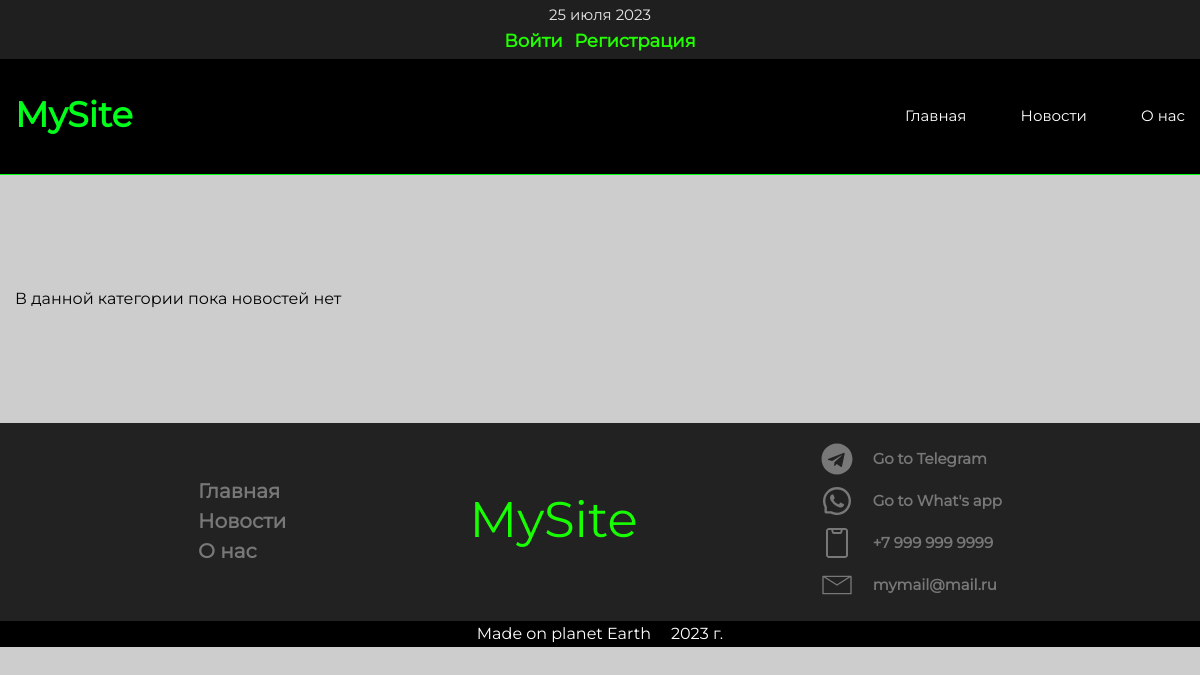
The page /news/all_cats/3/ on the database as committed earlier.
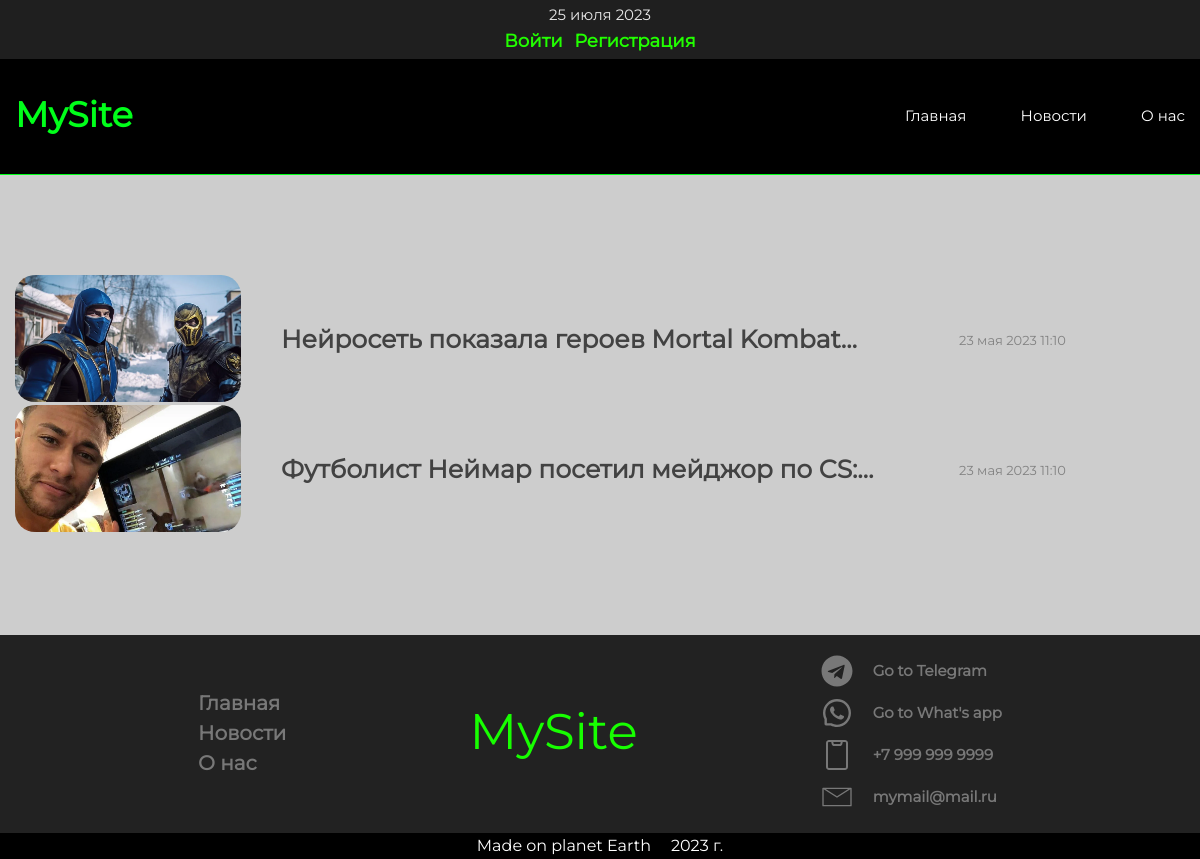
The same page on the database as committed later.
### app_news/models.py (models this page shows, shortened)
class News(models.Model):
    author = models.ForeignKey(User, on_delete=models.CASCADE, verbose_name='Автор', null=True)
    title = models.CharField(max_length=300, verbose_name='Название')
    descr = models.TextField(verbose_name='Новость')
    link_new = models.CharField(verbose_name='Ссылка на источник', max_length=500)
    sourse_new = models.CharField(max_length=300, verbose_name='Источник новости')
    created = models.DateTimeField(default=datetime.now(), verbose_name='Дата создания')
    updated = models.DateTimeField(default=datetime.now(), verbose_name='Дата обновления')
    category_new = models.ForeignKey('Category', on_delete=models.PROTECT, verbose_name='Категория', related_name='cats')
    image = models.ImageField(upload_to='img_news/%Y/%m/%d/', verbose_name='Фото новостей', null=True, blank=True)
    class Meta:
        ordering = ['-created']
        verbose_name = 'Новость'
        verbose_name_plural = 'Новости'

### app_news/views.py (the view)
# urls.py: path('all_cats/<int:pk>/', NewsByCategoryView.as_view(), name='all_cats'),
class NewsByCategoryView(ListView):
    template_name = 'app_news/category.html'
    model = News
    context_object_name = 'cats'
    def get_queryset(self):
        return News.objects.filter(category_new_id=self.kwargs['pk'])
    def get_context_data(self, **kwargs):
        context = super().get_context_data(**kwargs)
        context['category'] = Category.objects.all()
        return context

### app_news/templates/app_news/category.html (shortened to what this page needs)
{% extends 'index/base.html' %}
{% load static %}
{% block content %}
<section class="category">
    <div class="container">
        {% if cats %}
        {% for cat in cats  %}
            <div class="category__new">
                {% if cat.image %}
                <div class="category__pic">
                    <a href="{% url 'news_detail' pk=cat.pk %}" class="category__img-link link">
                        <img src="{{cat.image.url}}" alt="" class="category__img">
                    </a>
                </div>
                {% endif %}
                <div class="category__heading-link">
                    <a href="{% url 'news_detail' pk=cat.pk %}" class="category__link link">{{cat.title|truncatechars:"40"}}</a>
                </div>
                <div class="category__date-span">
                    <span class="category_date">{{cat.created|date:"d E Y H:i"}}</span>
                </div>
            </div>
            {% endfor %}
        </div>
        {% else %}
        <p class="category__not-news">
            В данной категории пока новостей нет
        </p>
        {% endif %}
    </div>
</section>
{% endblock content %}

### index/templates/index/base.html (shortened to what this page needs)
{% load static %}
{% load cache %}
<!DOCTYPE html>
<html lang="en">
<head>
    <link rel="stylesheet" href="https://cdn.jsdelivr.net/npm/swiper@9/swiper-bundle.min.css"/>
    <link rel="stylesheet" href="{% static 'index/css/index.css' %}">
    <link rel="stylesheet" href="{% static 'index/css/media.css' %}">
</head>
<body>
    {% block header %}
    <header class="header">
        <div class="header__top">
            <div class="container">
                <div class="header__top-info">
                    <div class="header__date-block">
                        <span class="header__date">{% now 'j E Y' %}</span>
                    </div>
                    <div class="header__user-block">
                        {% if request.user.is_authenticated %}
                        {% if request.user.profile.avatar %}
                        <img src="{{request.user.profile.avatar.url}}" alt="{{request.user.username}}" class="header__photo">
                        {% else %}
                            <img src="{% static 'index/img/icon-user.png' %}" alt="{{account.user.username}}" class="header__photo">
                        {% endif %}
                            <a href="{% url 'account' pk=request.user.pk %}" class="header__user-link link">{{request.user.username}}</a>
                            <a href="{% url 'logout' %}" class="header__user-link link">Выход</a>
                        {% else %}
                            <a href="{% url 'login' %}" class="header__user-link link">Войти</a>
                            <a href="{% url 'register' %}" class="header__user-link link">Регистрация</a>
                        {% endif %}
                    </div>
                </div>
            </div>
        </div>
        <div class="header__bottom">
            <div class="container">
                <div class="header__bottom__nav-block">
                    <a href="/" class="header__bottom-logo link">MySite</a>
                    <div class="header__burger-menu">
                        <nav id="menu" class="header__bottom-nav">
                            <a href="/" class="header__bottom-nav-link link">Главная</a>
                            <a href="{% url 'all_news' %}" class="header__bottom-nav-link link">Новости</a>
                            <a href="/" class="header__bottom-nav-link link">О нас</a>
                        </nav>
                    </div>
                </div>
            </div>
        </div>
    </header>
    {% endblock header %}
    {% block content %}{% endblock content %}
    {% block footer %}
         <footer class="footer">
            <div class="footer__top">
                <div class="container">
                   <div class="footer__top-all">
                        <div class="footer__top-nav-block">
                            <nav class="footer_top-nav">
                                <a href="/" class="footer__top-nav-link link">Главная</a>
                                <a href="{% url 'all_news' %}" class="footer__top-nav-link link">Новости</a>
                                <a href="#" class="footer__top-nav-link link">О нас</a>
                            </nav>
                        </div>
                        <div class="footer__top-logo-block">
                            <a href="" class="footer__top-logo link">MySite</a>
                        </div>
                        <div class="footer__top-contact-bloc">
                            <ul class="footer__top-list list">
                                <li class="footer__top-list-item">
                                    <a href="https://web.telegram.org/k/" class="footer__top-contact-link link tg" target="_blank">
                                        Go to Telegram
                                    </a>
                                </li>
                                <li class="footer__top-list-item">
                                    <a href="https://www.whatsapp.com/?lang=ru" class="footer__top-contact-link link wa" target="_blank">
                                        Go to What's app
                                    </a>
                                </li>
                                <li class="footer__top-list-item">
                                    <a href="tel:+79999999999" class="footer__top-contact-link link phone">
                                        +7 999 999 9999
                                    </a>
                                </li>
                                <li class="footer__top-list-item">
                                    <a href="mailto:mymail@mail.ru" class="footer__top-contact-link link email">
                                        <svg class="footer__svg" width="32" height="32" viewBox="0 0 24 24" xmlns="http://www.w3.org/2000/svg"><g id="Layer_1" data-name="Layer 1"><path d="m22.5 5h-21a.5.5 0 0 0 -.5.5v13a.5.5 0 0 0 .5.5h21a.5.5 0 0 0 .5-.5v-13a.5.5 0 0 0 -.5-.5zm-2 1-8.5 5.407-8.5-5.407zm-18.5 12v-11.771l10 6.364 10-6.364v11.771z"/></g></svg>
                                        mymail@mail.ru
                                    </a>
                                </li>
                            </ul>
                        </div>
                   </div>
                </div>
            </div>
            <div class="footer__bottom">
                <div class="container">
                    <div class="date" style="text-align: center;">
                        <p class="made">Made on planet Earth</p>
                        <span class="date_time">{% now 'Y' %} г.</span>
                    </div>
                </div>
            </div>
        </footer>
    {% endblock footer %}
</body>
</html>

### index/static/index/css/index.css (style rules this page uses)
body { margin: 0; min-width: 320px; background-color: #cdcdcd; font-family: 'Montserrat', sans-serif; }
.container { margin: 0 auto; padding-left: 15px; padding-right: 15px; max-width: 1440px; }
.link { display: inline-block; text-decoration: none; }
.list { margin: 0; padding: 0; list-style: none; }
.header { background: #000000; border-bottom: 1px solid #00ff1a; }
.header__top { padding: 8px 0; background-color: #1f1f1f; }
.header__top-info { display: flex; align-items: center; flex-direction: column; flex-wrap: wrap; }
.header__date-block { display: flex; align-items: center; justify-content: center; margin-bottom: 10px; width: 100%; }
.header__date { font-size: 15px; line-height: 100%; font-weight: 400; color: #e8e8e8; }
.header__user-block { display: flex; align-items: center; justify-content: center; width: 100%; }
.header__user-link { font-size: 18px; line-height: 100%; font-weight: 600; color: #22ff00; transition: color .5s ease-in-out; }
.header__user-link:not(:last-child) { margin-right: 1%; }
.header__bottom { padding: 40px 0; }
.header__burger-menu { display: flex; align-items: center; }
.header__bottom__nav-block { display: flex; align-items: center; justify-content: space-between; position: relative; }
.header__bottom-logo { font-size: 35px; line-height: 100%; font-weight: 600; color: #00ff1a; transition: all .5s ease-in-out; }
.header__bottom-nav-link { padding-bottom: 2px; font-size: 15px; line-height: 100%; font-weight: 400; color: #ffffff; transition: color .5s ease-in-out; }
.header__bottom-nav-link:not(:last-child) { margin-right: 50px; }
.footer__top { padding: 20px 0; background-color: #222222; }
.footer__top-all { display: flex; align-items: center; justify-content: space-evenly; }
.footer_top-nav { display: flex; flex-direction: column; }
.footer__top-nav-link { font-size: 20px; line-height: 100%; font-weight: 600; color: #787878; transition: color .5s ease-in-out; }
.footer__top-nav-link:not(:last-child) { margin-bottom: 10px; }
.footer__top-logo { font-size: 50px; font-weight: 400; color: #17ff00; transition: all .5s ease-in-out; }
.footer__top-list-item:not(:last-child) { margin-bottom: 10px; }
.footer__top-contact-link { display: flex; align-items: center; font-size: 15px; font-weight: 600; color: #787878; transition: all .5s ease-in-out; fill: #787878; }
.footer__svg { padding-right: 20px; transition: all .5s ease-in-out; }
.footer__bottom { padding: 5px 0; background: #000000; }
.date { display: flex; align-items: center; justify-content: center; }
.made { margin: 0; margin-right: 20px; color: #ffffff; }
.date_time { color: #ffffff; }
.category { padding: 100px 0; }
.category__new { display: flex; align-items: center; }
.category__pic { margin-right: 40px; width: 20%; }
.category__img { width: 100%; border-radius: 20px; }
.category__heading-link { width: 60%; }
.category__link { font-size: 25px; font-weight: 600; color: #424242; transition: all .5s ease-in-out; }
.category__date-span { width: 20%; }
.category_date { font-size: 13px; color: #818181; }

Rows that differ between the two databases and show on the page:
added News: image (picture), title "Нейросеть показала героев Mortal Kombat…", created "23 мая 2023 11:10"
added News: image (picture), title "Футболист Неймар посетил мейджор по CS:…", created "23 мая 2023 11:10"
Other text that changed with them:
text no longer shown: "В данной категории пока новостей нет"
